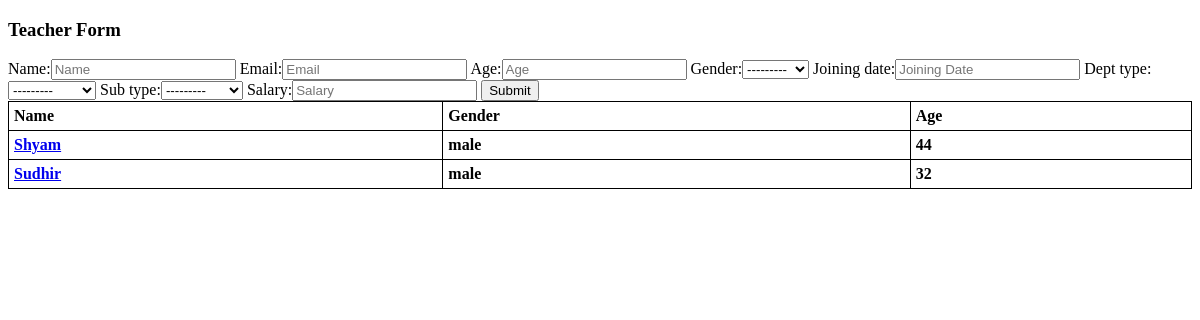
/teacher/, run on an earlier commit of the app's database.
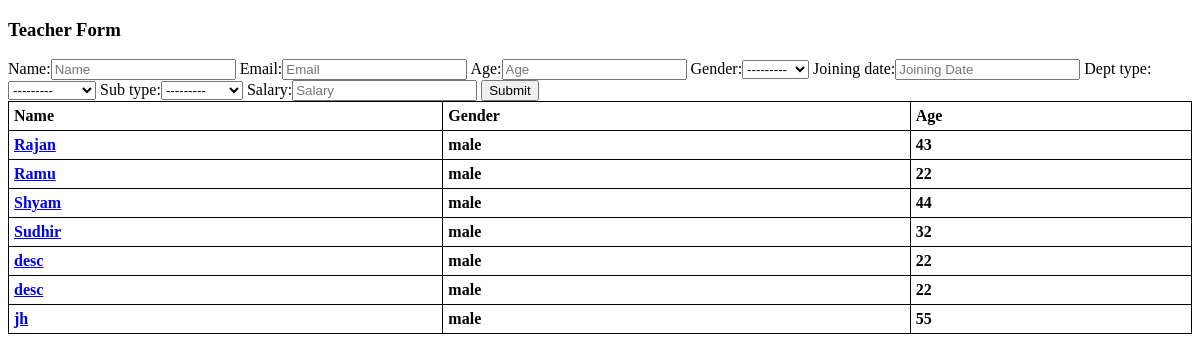
And on a later commit of the database.
### teacherapp/models.py (models this page shows, shortened)
class Teacher(models.Model):
	name = models.CharField(max_length=100)
	email = models.EmailField(unique=True)
	age = models.IntegerField()
	gender_choice = (
		("male", "Male"),
		("Female", "Female"),
	)
	gender = models.CharField(choices=gender_choice, max_length=10)
	joining_date = models.DateField()
	dept_type = models.ForeignKey(TeacherDeptInfo, on_delete=models.CASCADE)
	sub_type = models.ForeignKey(TeacherSubInfo, on_delete=models.CASCADE)
	salary = models.IntegerField()

### teacherapp/views.py (the view)
# urls.py: path('', views.teacher_new, name='teacher_list'),
def teacher_new(request):
	if request.method == 'POST':
		form = TeacherForm(request.POST)
		if form.is_valid():
			form.save()
	else:
		form = TeacherForm()
	teachers = Teacher.objects.all().order_by('name')
	return render(request, 'teacherapp/teacher_list.html', {'form':form, 'teachers':teachers})

### teacherapp/forms.py
class TeacherForm(forms.ModelForm):
    class Meta:
        model = Teacher
        fields = "__all__"
        widgets = {
            'name': forms.TextInput(attrs={'class': 'form-control', 'placeholder': 'Name'}),
            'email': forms.EmailInput(attrs={'class': 'form-control', 'placeholder': 'Email'}),
            'age': forms.NumberInput(attrs={'class': 'form-control', 'placeholder': 'Age'}),
            'gender': forms.Select(attrs={'class': 'form-control'}),
            'joining_date': forms.DateInput(attrs={'class': 'form-control', 'placeholder': 'Joining Date'}),
            'dept_type': forms.Select(attrs={'class': 'form-control'}),
            'sub_type': forms.Select(attrs={'class': 'form-control'}),
            'salary': forms.NumberInput(attrs={'class': 'form-control', 'placeholder': 'Salary'}),
        }

### teacherapp/models.py (called while the page is built)
	def __str__(self):
		return self.dept_name

	def __str__(self):
		return self.sub_name

### teacherapp/templates/teacherapp/teacher_list.html (shortened to what this page needs)
<!DOCTYPE html>
<html>
<head>
</head>
<body>
<div class="container my-3">
<h3>Teacher Form</h3>
<form method="POST">
    {{ form }}
    <button type="submit">Submit</button>
</form>
</div>
    <div>
        <table style="width:100%">
            <tr>
                <th>Name</th>
                <th>Gender</th>
                <th>Age</th>
            </tr>
            {% for teacher in teachers %}
                <tr>
                    <th><a href="#">{{ teacher.name }}</a></th>
                    <th><a herf="#">{{ teacher.gender }}</a></th>
                    <th><a herf="#">{{ teacher.age }}</a></th>
                </tr>
            {% endfor %}
            </table>
        </div>
</body>
</html>

### teacherapp/templates/teacherapp/teacher_list.html (style rules this page uses)
table, th, td { border: 1px solid black; border-collapse: collapse; }
th, td { padding: 5px; text-align: left; }

What changed in the data, as far as the page shows it:
added Teacher: name "Rajan", gender "male", age "43"
added Teacher: name "Ramu", gender "male", age "22"
added Teacher: name "desc", gender "male", age "22"
added Teacher: name "desc", gender "male", age "22"
added Teacher: name "jh", gender "male", age "55"
